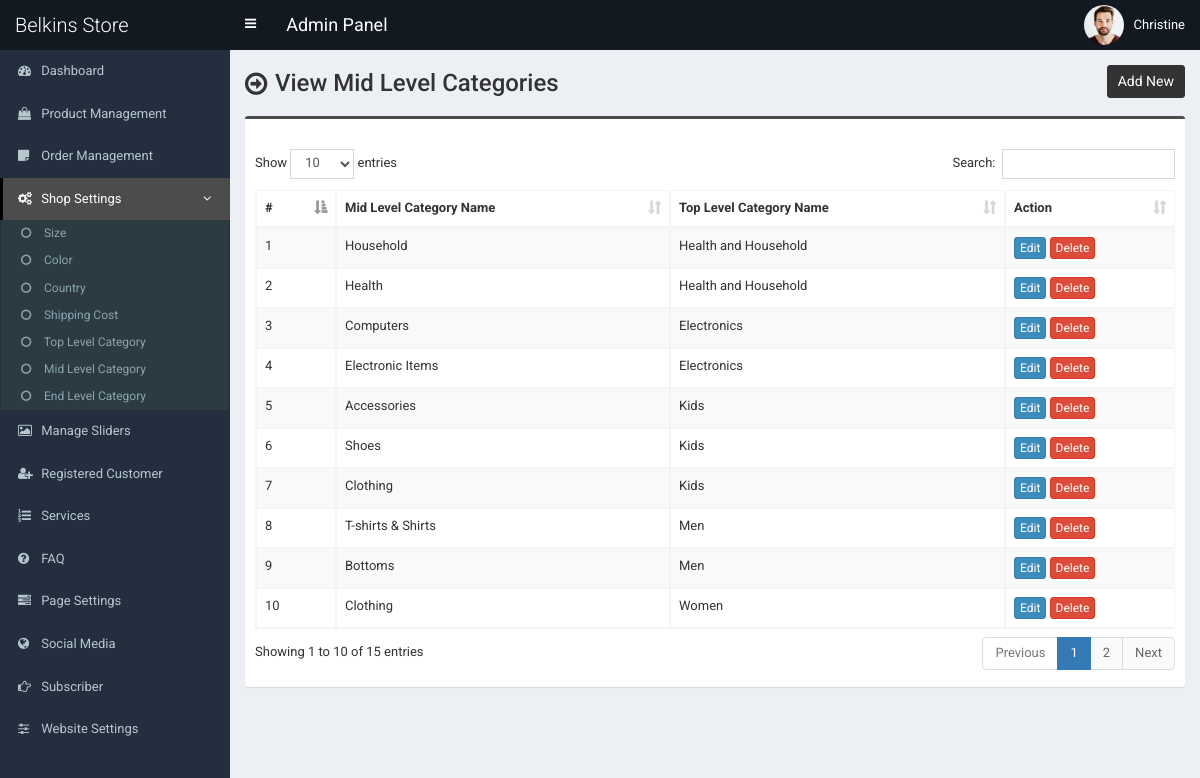
The page /admin/mid-category.php (signed in) on the database its author committed.
### tables this page shows
CREATE TABLE `tbl_mid_category` (
  `mcat_id` int(11) NOT NULL,
  `mcat_name` varchar(255) NOT NULL,
  `tcat_id` int(11) NOT NULL
);

CREATE TABLE `tbl_top_category` (
  `tcat_id` int(11) NOT NULL,
  `tcat_name` varchar(255) NOT NULL,
  `show_on_menu` int(1) NOT NULL
);

### admin/mid-category.php (the view, shortened to what this page needs)
<?php require_once('header.php'); ?>
<section class="content-header">
	<div class="content-header-left">
		<h1>View Mid Level Categories</h1>
	</div>
	<div class="content-header-right">
		<a href="mid-category-add.php" class="btn btn-primary btn-sm">Add New</a>
	</div>
</section>
<section class="content">
  <div class="row">
    <div class="col-md-12">
      <div class="box box-info">
        <div class="box-body table-responsive">
          <table id="example1" class="table table-bordered table-hover table-striped">
			<thead>
			    <tr>
			        <th>#</th>
			        <th>Mid Level Category Name</th>
                    <th>Top Level Category Name</th>
			        <th>Action</th>
			    </tr>
			</thead>
            <tbody>
            	<?php
            	$i=0;
            	$statement = $pdo->prepare("SELECT *
                                    FROM tbl_mid_category t1
                                    JOIN tbl_top_category t2
                                    ON t1.tcat_id = t2.tcat_id
                                    ORDER BY t1.mcat_id DESC");
            	$statement->execute();
            	$result = $statement->fetchAll(PDO::FETCH_ASSOC);
            	foreach ($result as $row) {
            		$i++;
            		?>
					<tr>
	                    <td><?php echo $i; ?></td>
	                    <td><?php echo $row['mcat_name']; ?></td>
                        <td><?php echo $row['tcat_name']; ?></td>
	                    <td>
	                        <a href="mid-category-edit.php?id=<?php echo $row['mcat_id']; ?>" class="btn btn-primary btn-xs">Edit</a>
	                        <a href="#" class="btn btn-danger btn-xs" data-href="mid-category-delete.php?id=<?php echo $row['mcat_id']; ?>" data-toggle="modal" data-target="#confirm-delete">Delete</a>
	                    </td>
	                </tr>
            		<?php
            	}
            	?>
            </tbody>
          </table>
        </div>
      </div>
</section>
<?php require_once('footer.php'); ?>

### admin/style.css (style rules this page uses)
body { font-size: 13px; font-family: "Roboto", sans-serif; }
.content-header > h1, .content-header .content-header-left h1 { font-family: "Roboto", sans-serif; }
.box-info { padding-top: 20px; }
.content-header { overflow: hidden; }
.content-header .content-header-left { float: left; padding-top: 5px; }
.content-header .content-header-right { float: right; }
.content-header .content-header-left h1 { margin-top: 0; margin-bottom: 0; padding-left: 30px; padding-bottom: 5px; font-size: 24px; position: relative; }
.content-header .content-header-left h1:before { position: absolute; top: 0; left: 0; font-family: "FontAwesome", sans-serif; font-size: 26px; content: "\f18e"; }
.content-header .content-header-right a { position: relative; font-size: 14px; }
.box.box-info { border-top-color: #4c4c4c; }
.content-header .content-header-right a { background-color: #333333; border-color: #333333; }

### rows shown on the page
tbl_mid_category: mcat_name "Household", tcat.tcat_name "Health and Household"
tbl_mid_category: mcat_name "Health", tcat.tcat_name "Health and Household"
tbl_mid_category: mcat_name "Computers", tcat.tcat_name "Electronics"
tbl_mid_category: mcat_name "Electronic Items", tcat.tcat_name "Electronics"
tbl_mid_category: mcat_name "Accessories", tcat.tcat_name "Kids"
tbl_mid_category: mcat_name "Shoes", tcat.tcat_name "Kids"
tbl_mid_category: mcat_name "Clothing", tcat.tcat_name "Kids"
tbl_mid_category: mcat_name "T-shirts & Shirts", tcat.tcat_name "Men"
tbl_mid_category: mcat_name "Bottoms", tcat.tcat_name "Men"
tbl_mid_category: mcat_name "Clothing", tcat.tcat_name "Women"

### other values the page prints
$_SESSION['user']['full_name'] "Christine"
